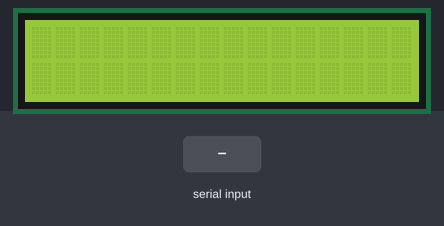
The sketch below on a simulated Arduino Uno, built with avr-gcc and run on an emulated ATmega328P. Parts: 16×2 character LCD. The inputs (shaded band) are chosen by the test bench.

Above: at 1.2 s.
1.3 s: "90,45\n" received over Serial
At 2.9 s:
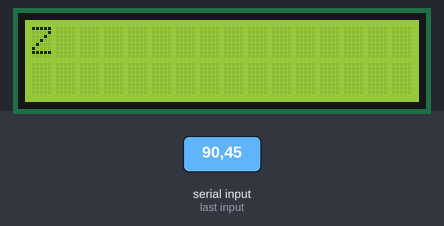
3.8 s: "30,150\n" received over Serial
At 6.0 s:
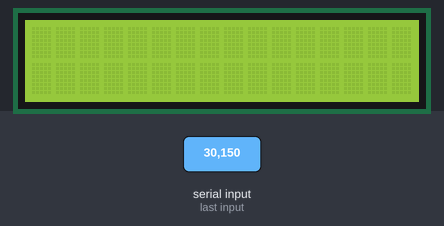
6.3 s: "5\n" received over Serial
8.8 s: "200\n" received over Serial
At 11.0 s:
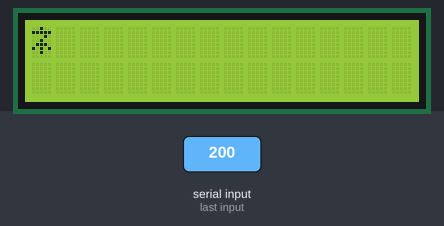
11.3 s: "90\n" received over Serial
At 12.9 s:
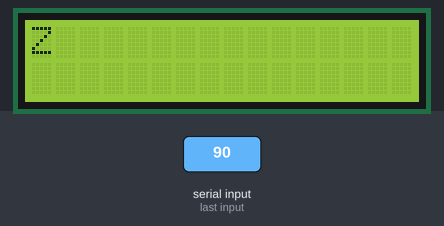
Timing chart, 0 to 14.4 s (numbered marks = the images above; inputs shaded):
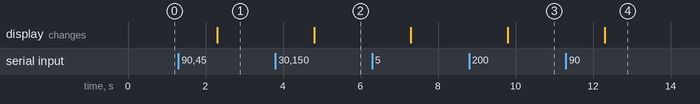

The sketch:

test.ino
```cpp
#include <Arduino.h>
#include <LiquidCrystal_I2C.h>
#include <Wire.h>

LiquidCrystal_I2C lcd(0x27, 16, 2);

void setup() {
  Serial.begin(115200);
  lcd.init();
  lcd.backlight();
  lcd.home();
}

void loop() {
  if (Serial.available()) {
    String s = Serial.readString();
    uint16_t i = s.toInt();
    lcd.write(i);
    lcd.home();
  }
}
```

Measured:
- after the input at 1.3 s, the display: changes after 1.0 s (image 1)
- after the input at 3.8 s, the display: changes after 1.0 s (image 2)
- after the input at 8.8 s, the display: changes after 1.0 s (image 3)
- after the input at 11.3 s, the display: changes after 1.0 s (image 4)
